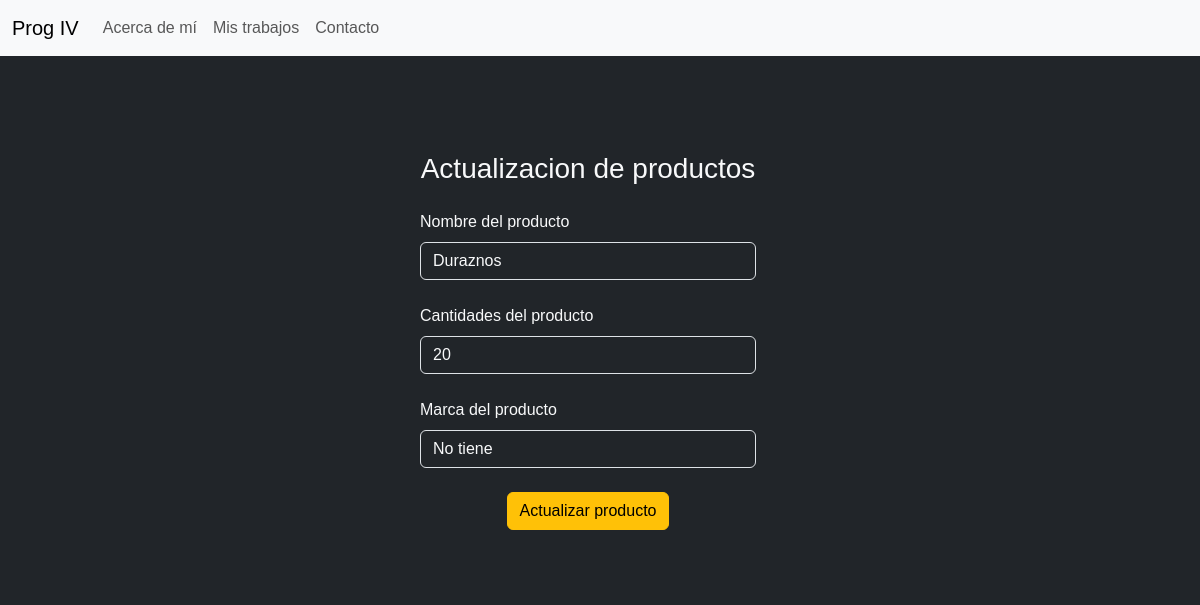
Screenshot of /edit_index.php?id=13 with the database file from the repository.
### tables this page shows
CREATE TABLE `productos` (
  `id` int(11) NOT NULL,
  `nombre_producto` varchar(255) NOT NULL,
  `cantidad_producto` int(11) NOT NULL,
  `marca_producto` varchar(255) NOT NULL
);

### edit_index.php (the view, shortened to what this page needs)
<?php
    include "model/conn.php";
    $id = $_GET["id"];
    $sql = $conn->query(" select * from productos where id = $id ");
?>
<!DOCTYPE html>
<html lang="en">
<head>
    <link href="https://cdn.jsdelivr.net/npm/bootstrap@5.3.8/dist/css/bootstrap.min.css" rel="stylesheet">
    <link rel="stylesheet" href="extras.css">
</head>
<header>
    <nav class="navbar navbar-expand-lg bg-light">
        <div class="container-fluid">
            <a href="#" class="navbar-brand">Prog IV</a>
            <div class="collapse navbar-collapse" id="navbarNav">
                <ul class="navbar-nav">
                    <li class="nav-item">
                        <a class="nav-link" href="#">Acerca de mí</a>
                    </li>
                    <li class="nav-item">
                        <a class="nav-link" href="#">Mis trabajos</a>
                    </li>
                    <li class="nav-item">
                        <a class="nav-link" href="#">Contacto</a>
                    </li>
                </ul>
            </div>
        </div>
    </nav>
</header>
<body class="bg-dark">
    <section id="registro" class="mt-5 p-5 bg-dark">
        <div class="container-fluid row text-light">
            <form class="col-lg-4 m-auto" method="POST">
                <h3 class="text-center">Actualizacion de productos</h3>
                <?php
                    include "controller/edit_product_controller.php";
                    while($datos = $sql->fetch_object()){
                ?>
                <div class="mt-4">
                    <label for="form_nombre_producto" class="form-label">Nombre del producto</label>
                    <input type="text" class="form-control bg-dark text-light" name="nombre_producto" value="<?= $datos->nombre_producto ?>" require>
                </div>
                <div class="mt-4">
                    <label for="form_cantidad_producto" class="form-label">Cantidades del producto</label>
                    <input type="number" class="form-control bg-dark text-light" name="cantidad_producto" value="<?= $datos->cantidad_producto ?>" require>
                </div>
                <div class="mt-4">
                    <label for="form_marca_producto" class="form-label">Marca del producto</label>
                    <input type="text" class="form-control bg-dark text-light" name="marca_producto" value="<?= $datos->marca_producto ?>" require>
                </div>
                <?php
                }
                ?>
                <div class="text-center">
                    <button type="submit" class="btn btn-warning mt-4" name="btnactualizar" value="ok">Actualizar producto</button>
                </div>
            </form>
        </div>
    </section>
</body>
</html>

### extras.css (style rules this page uses)
* { font-family: "Outfit", sans-serif; font-optical-sizing: auto; font-weight: 500; font-style: normal; }

### rows the page displays
productos: nombre_producto "Duraznos", cantidad_producto "20", marca_producto "No tiene"
